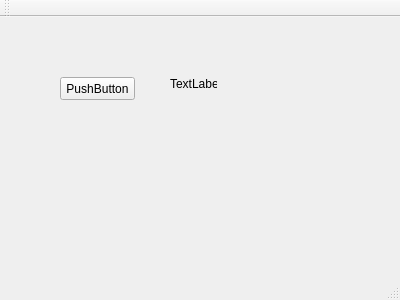
<?xml version="1.0" encoding="UTF-8"?>
<ui version="4.0">
 <class>MainWindow</class>
 <widget class="QMainWindow" name="MainWindow">
  <property name="geometry">
   <rect>
    <x>0</x>
    <y>0</y>
    <width>400</width>
    <height>300</height>
   </rect>
  </property>
  <property name="windowTitle">
   <string>MainWindow</string>
  </property>
  <widget class="QWidget" name="centralWidget">
   <widget class="QPushButton" name="pushButton">
    <property name="geometry">
     <rect>
      <x>60</x>
      <y>60</y>
      <width>75</width>
      <height>23</height>
     </rect>
    </property>
    <property name="text">
     <string>PushButton</string>
    </property>
   </widget>
   <widget class="QLabel" name="label">
    <property name="geometry">
     <rect>
      <x>170</x>
      <y>60</y>
      <width>47</width>
      <height>13</height>
     </rect>
    </property>
    <property name="text">
     <string>TextLabel</string>
    </property>
   </widget>
  </widget>
  <widget class="QMenuBar" name="menuBar">
   <property name="geometry">
    <rect>
     <x>0</x>
     <y>0</y>
     <width>400</width>
     <height>21</height>
    </rect>
   </property>
  </widget>
  <widget class="QToolBar" name="mainToolBar">
   <attribute name="toolBarArea">
    <enum>TopToolBarArea</enum>
   </attribute>
   <attribute name="toolBarBreak">
    <bool>false</bool>
   </attribute>
  </widget>
  <widget class="QStatusBar" name="statusBar"/>
 </widget>
 <layoutdefault spacing="6" margin="11"/>
 <resources/>
 <connections/>
</ui>
